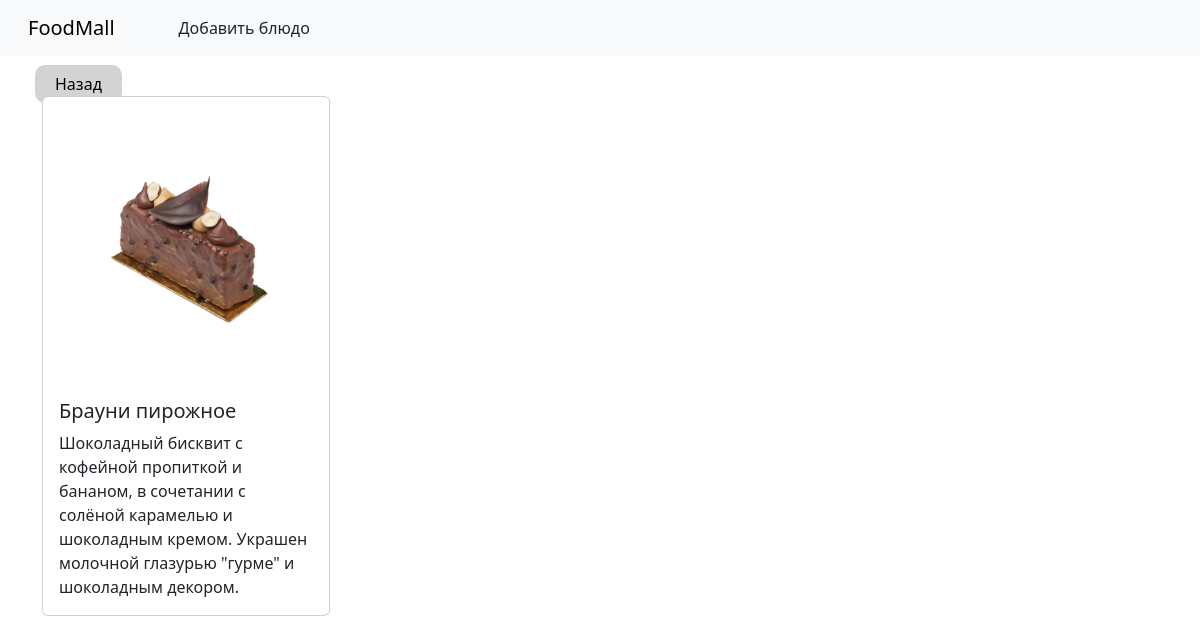
Page /dish/brauni-pirozhnoe/ on the committed database.
### restaurant_app/models.py (models this page shows, shortened)
class Dish(models.Model):
    name = models.CharField(max_length=255, verbose_name='Название блюда')
    slug = models.SlugField(max_length=255, unique=True, db_index=True, verbose_name='URL')
    photo = models.ImageField(upload_to="photos/%Y/%m/%d/", default='defaults/default-images.jpg', verbose_name='Картинка')
    description = models.TextField(blank=True, verbose_name='Описание')
    price = models.PositiveIntegerField(verbose_name='Цена')
    category = models.ForeignKey('Category', on_delete=models.PROTECT, verbose_name='Категория')
    class Meta:
        verbose_name = 'Блюдо'
        verbose_name_plural = 'Блюда'
        ordering = ['name']

### restaurant_app/views.py (the view)
# urls.py: path('dish/<slug:dish_slug>/', DishView.as_view(), name='dish'),
class DishView(DetailView):
    model = Dish
    template_name = 'restaurant_app/dish.html'
    context_object_name = 'dish'
    slug_url_kwarg = 'dish_slug'

### restaurant_app/templates/restaurant_app/dish.html
{% extends 'restaurant_app/base.html' %}
{% load static %}
{% block content %}
  <div class="back-link-div">
    <a class="back-link" href="{{ request.META.HTTP_REFERER }}">Назад</a>
  </div>
  <div class="container">
    <div class="card justify-content-center" style="width: 18rem;">
      <img src="{{ dish.photo.url }}" class="card-img-top" alt="...">
      <div class="card-body">
        <h5 class="card-title">
          {{ dish.name }}
        </h5>
        <p class="card-text">
          {{ dish.description }}
        </p>
      </div>
    </div>
  </div>
{% endblock content %}

### restaurant_app/static/restaurant_app/css/styles.css (style rules this page uses)
.back-link { margin: 35px; color: black; text-decoration:none; background-color: lightgray; border-radius: 10px; padding: 8px 20px; }

### rows in the picture
Dish: photo (picture), name "Брауни пирожное", description "Шоколадный бисквит с кофейной пропиткой и бананом, в сочетании с солёной карамелью и шоколадным кремом. Украшен молочной глазурью \"гурме\" и шоколадным декором."
